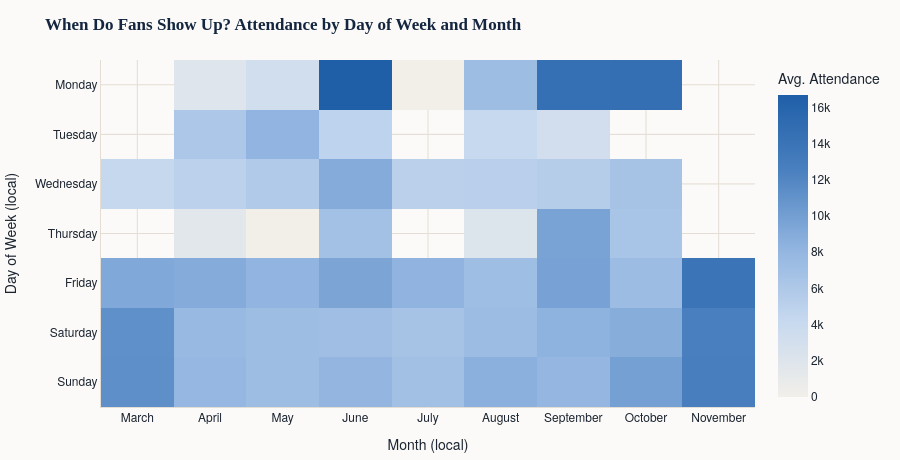

The cell this chart's notebook holds for it:
### Markdown cell above
## When do fans show up? Scheduling patterns

Initially saw massive attendence increase for Monday games, but after second look, these were all West Coast Sunday night games. To fix this, converting every game to its native time one. Most of those games were actually played on Monday. Not 100% fool-proof for daylight savings time, but mostly matches the NWSL's March-November season.

Even after the fix, a handful of dark "Monday" cells remain in the heatmap below -- checked those individually too, and they're real (Memorial Day games, and several Angel City FC prime-time Monday showcases that drew 15-22k), just a small sample of a few games rather than a broad weekly pattern. The hover on each cell shows the game count so you can tell a real pattern from a thin one.

### Code cell
# 1. Approximate local-time UTC offset per stadium (seasonal/DST offset, since NWSL plays
STATE_OFFSET = {
    "California": -7, "Washington": -7, "Oregon": -7,
    "Utah": -6, "Colorado": -6,
    "Texas": -5, "Kansas": -5, "Missouri": -5, "Illinois": -5,
    "Ohio": -4, "Kentucky": -4, "New Jersey": -4, "Pennsylvania": -4,
    "North Carolina": -4, "Florida": -4, "Maryland": -4, "Massachusetts": -4,
    "District of Columbia": -4, "New York": -4,
}
# A handful of stadiums have no city/province in the wiki-merged table, filled in by hand
STADIUM_OFFSET_OVERRIDE = {
    "Field of Legends": -5, "Northwestern Stadium": -5, "Snapdragon Stadium": -7,
    "CPKC Stadium": -5, "Jordan Field": -5, "Rochester Rinos Stadium": -4,
    "UW Medicine Pitch at Memorial Stadium": -7, "Osceola Heritage Park": -4,
    "Moda Field": -7, "Yurcak Field": -4,
}

stadium_offsets = stadiums[["stadium_id", "stadium_name", "province"]].copy()
stadium_offsets["utc_offset"] = (
    stadium_offsets["stadium_name"].map(STADIUM_OFFSET_OVERRIDE)
    .fillna(stadium_offsets["province"].map(STATE_OFFSET))
)

# 2. Convert each game to local kickoff time
schedule = games[games["league"] == "nwsl"].dropna(subset=["attendance", "stadium_id"]).merge(
    stadium_offsets[["stadium_id", "utc_offset"]], on="stadium_id", how="left",
)
n_dropped = schedule["utc_offset"].isna().sum()
schedule = schedule.dropna(subset=["utc_offset"])
schedule["date_time_utc"] = pd.to_datetime(schedule["date_time_utc"])
schedule["local_dt"] = schedule["date_time_utc"] + pd.to_timedelta(schedule["utc_offset"], unit="h")
schedule["day_of_week"] = schedule["local_dt"].dt.day_name()
schedule["month"] = schedule["local_dt"].dt.month_name()

print(f"Dropped {n_dropped} games at stadiums with no location metadata")

# 3. Heatmap: avg attendance by day-of-week x month (local time)
dow_order = ["Monday", "Tuesday", "Wednesday", "Thursday", "Friday", "Saturday", "Sunday"]
month_order = ["March", "April", "May", "June", "July", "August", "September", "October", "November"]

heat_pivot = schedule.pivot_table(index="day_of_week", columns="month", values="attendance", aggfunc="mean")
heat_pivot = heat_pivot.reindex(index=dow_order, columns=[m for m in month_order if m in heat_pivot.columns])
count_pivot = schedule.pivot_table(index="day_of_week", columns="month", values="game_id", aggfunc="count")
count_pivot = count_pivot.reindex(index=dow_order, columns=heat_pivot.columns)

fig = px.imshow(
    heat_pivot,
    color_continuous_scale=NWSL_SEQUENTIAL,
    aspect="auto",
    labels={"color": "Avg. Attendance", "x": "Month (local)", "y": "Day of Week (local)"},
    title="<b>When Do Fans Show Up? Attendance by Day of Week and Month</b>",
)
# Overlay game counts so a reader can see which cells are thin samples- playoffs, weekday rarities
fig.update_traces(
    customdata=count_pivot.values,
    hovertemplate="%{y}, %{x}<br>Avg. attendance: %{z:,.0f}<br>Games: %{customdata}<extra></extra>",
)
fig = style_plotly_fig(fig)
fig.update_layout(height=460, margin={"t": 60, "b": 40, "l": 10, "r": 10})
fig.write_image(os.path.join(OUTPUT_DIR, "nwsl_scheduling_heatmap.png"))
fig.show()

### Figure 1 — Plotly figure (JSON) as saved in the notebook; plotly's stock layout.template omitted (floating-point values rounded to 4 significant figures)
{"data": [{"coloraxis": "coloraxis", "customdata": [[NaN, 2.0, 3.0, 1.0, 2.0, 1.0, 3.0, 2.0, NaN], [NaN, 3.0, 1.0, 4.0, NaN, 3.0, 4.0, NaN, NaN], [9.0, 16.0, 35.0, 19.0, 16.0, 20.0, 20.0, 7.0, NaN], [NaN, 3.0, 1.0, 1.0, NaN, 3.0, 2.0, 1.0, NaN], [21.0, 27.0, 43.0, 24.0, 41.0, 35.0, 26.0, 16.0, 4.0], [47.0, 92.0, 106.0, 97.0, 91.0, 83.0, 80.0, 44.0, 11.0], [20.0, 38.0, 81.0, 44.0, 45.0, 55.0, 61.0, 43.0, 21.0]], "hovertemplate": "%{y}, %{x}<br>Avg. attendance: %{z:,.0f}<br>Games: %{customdata}<extra></extra>", "name": "0", "type": "heatmap", "x": ["March", "April", "May", "June", "July", "August", "September", "October", "November"], "xaxis": "x", "y": ["Monday", "Tuesday", "Wednesday", "Thursday", "Friday", "Saturday", "Sunday"], "yaxis": "y", "z": [[NaN, 1871.0, 3172.0, 16680.0, 0.0, 7290.0, 14520.0, 14620.0, NaN], [NaN, 6172.0, 8182.0, 4814.0, NaN, 4191.0, 3141.0, NaN, NaN], [4320.0, 5048.0, 5827.0, 9006.0, 5110.0, 5238.0, 5461.0, 6620.0, NaN], [NaN, 1601.0, 0.0, 6870.0, NaN, 2137.0, 9687.0, 6508.0, NaN], [9222.0, 8990.0, 8170.0, 9497.0, 8261.0, 7120.0, 9702.0, 7337.0, 13990.0], [11220.0, 7686.0, 7274.0, 7094.0, 6633.0, 7378.0, 8335.0, 8818.0, 12580.0], [11290.0, 7848.0, 7276.0, 8075.0, 6942.0, 8562.0, 7999.0, 9913.0, 12750.0]]}], "layout": {"coloraxis": {"autocolorscale": false, "colorbar": {"title": {"text": "Avg. Attendance"}}, "colorscale": [[0, "#f2efe9"], [0.25, "#c7d9ef"], [0.5, "#8fb3df"], [0.75, "#4a80bf"], [1, "#1f5fa8"]]}, "colorway": ["#1f5fa8", "#b8790f", "#1f9985", "#b23a72", "#8b5cf6", "#e2574c"], "font": {"color": "#1b2430", "family": "Helvetica Neue, Arial, Inter, sans-serif"}, "height": 460, "margin": {"b": 40, "l": 10, "r": 10, "t": 60}, "paper_bgcolor": "#fbfaf8", "plot_bgcolor": "#fbfaf8", "title": {"font": {"color": "#14263f", "family": "Georgia, Source Serif 4, serif"}, "text": "<b>When Do Fans Show Up? Attendance by Day of Week and Month</b>"}, "xaxis": {"anchor": "y", "domain": [0, 1], "gridcolor": "#e3ddd3", "linecolor": "#e3ddd3", "title": {"text": "Month (local)"}, "zerolinecolor": "#e3ddd3"}, "yaxis": {"anchor": "x", "autorange": "reversed", "domain": [0, 1], "gridcolor": "#e3ddd3", "linecolor": "#e3ddd3", "title": {"text": "Day of Week (local)"}, "zerolinecolor": "#e3ddd3"}}}
